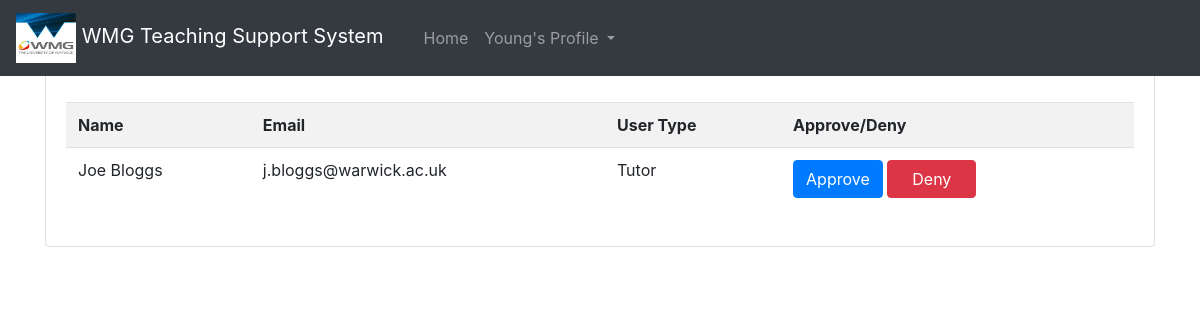
The page /approvals (signed in) on the database its author committed.
### app/models.py (models this page shows)
class User(db.Model, UserMixin):
    id = db.Column(db.Integer, primary_key = True)
    email = db.Column(db.String(100), unique = True, nullable = False)
    password = db.Column(db.String(80), nullable = False)
    fName = db.Column(db.String(20), nullable = False)
    sName = db.Column(db.String(30), nullable = False)
    userType = db.Column(db.String(20), nullable = False)
    questions = db.relationship('Question', backref='author')
    answers = db.relationship('Answer', backref='author')
    comments = db.relationship('Comment', backref='author')

class PendingUser(db.Model, UserMixin):
    id = db.Column(db.Integer, primary_key = True)
    email = db.Column(db.String(100), unique = True, nullable = False)
    password = db.Column(db.String(80), nullable = False)
    fName = db.Column(db.String(20), nullable = False)
    sName = db.Column(db.String(30), nullable = False)
    userType = db.Column(db.String(20), nullable = False)

### app/admin_views.py (the view)
@admin.route('/approvals')
@login_required
def approvalsPage():
    users = userAccess.getPendingUserDetails()
    if current_user.userType == "Tutor":
        return render_template('auth/approve_user.html', title='User Access Approvals', users=users)
    else:
        return "Student's arent allowed on this page"

### app/__init__.py (called while the page is built)
def create_app():
	app = Flask(__name__)
	app.config.from_object('app.config.DevelopmentConfig')
	UPLOAD_FOLDER = join(dirname(realpath(__file__)), 'static/uploads')
	app.config['UPLOAD_FOLDER'] = UPLOAD_FOLDER
	from app.models import db, User
	db.init_app(app)
	migrate = Migrate(app, db)
	@app.route('/ping', methods=['GET'])
	def ping_pong():
		return jsonify({
			'status': 'Epic success',
			'message': 'pong!'
			})
	from app.admin_views import admin
	from app.login_views import login
	from app.views import base
	'''Log-in manager initialisation'''
	login_manager = LoginManager()
	login_manager.init_app(app)
	login_manager.login_view = "login.logIn"
	''' Misc and Error Handling'''
	@login_manager.user_loader
	def load_user(user_id):
		return User.query.get(int(user_id))
	app.register_blueprint(admin)
	app.register_blueprint(login)
	app.register_blueprint(base)
	return app

### app/api/dbUserAccess.py (called while the page is built)
    def getPendingUserDetails():
        users = PendingUser.query.all()
        return users

### app/templates/auth/approve_user.html (shortened to what this page needs)
{% extends "auth/auth_base.html" %}
{% block homeLink %}
<a class="nav-link" href="{{ url_for('base.home') }}">Home</a>
{% endblock %}
{% block body %}
<section class="container">
	<div class="card">
		<div class="card-header text-dark bg-light mb-3">{{ title }}</div>
		<div class="card-body">
			<table class="table table-striped" id="userApprovalTable">
				<tr>
					<th>Name</th>
					<th>Email</th>
					<th>User Type</th>
					<th>Approve/Deny</th>
				</tr>
				{% for user in users %}
				<tr>
					<td>{{ user.fName }} {{ user.sName }}</td>
					<td>{{ user.email }}</td>
					<td>{{ user.userType }}</td>
					<td>
						<a class="btn btn-primary" href="/approvals/approve/{{ user.email }}" role="button">Approve</a>
						<a class="btn btn-danger" style="padding-left: 1.5rem; padding-right: 1.5rem;" href="/approvals/deny/{{ user.email }}" role="button">Deny</a>
					</td>
				</tr>
				{% endfor %}
			</table>
		</div>
	</div>
</section>
{% endblock %}

### app/templates/auth/auth_base.html (shortened to what this page needs)
<html lang="en">
    <head>
        <link rel="stylesheet" href="https://maxcdn.bootstrapcdn.com/bootstrap/4.5.2/css/bootstrap.min.css">
    </head>
    <body style="min-height: 75; padding-top: 1rem;">
        <nav class="navbar navbar-expand-md navbar-dark fixed-top bg-dark">
            <a class="navbar-brand" href="#">
                <image src="{{url_for('static',filename = 'images/wmglogo.png')}}" width = "60" height = "50" class="d-inline-block align-middle" href="{{ url_for('base.goHome') }}" alt="">
                WMG Teaching Support System
            </a>
            <div class="navbar" id="navbarSupportedContent">
                <ul class="navbar-nav mr-auto">
                    <li class="nav-item">
                        {% block homeLink %}
                        {% endblock %}
                    </li>
                    <li class="nav-item dropdown">
                        {% if current_user.is_authenticated %}
                        <a class="nav-link dropdown-toggle" href="#" id="navbarDropdown" role="button" data-toggle="dropdown" aria-haspopup="true" aria-expanded="false">
                        {{current_user.fName}}'s Profile
                        </a>
                        {%endif%}
                    </li>
                </ul>
            </div>
        </nav>
        {% block body %}
        {% endblock %}
    </body>
</html>

### rows shown on the page
User: fName "Young"
PendingUser: fName "Joe", sName "Bloggs", email "j.bloggs@warwick.ac.uk", userType "Tutor"
